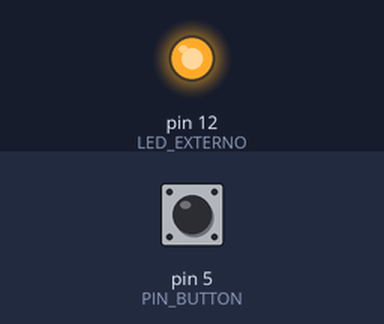
Recording of a sketch running on a simulated Arduino Uno, built with avr-gcc and run on an emulated ATmega328P. Parts: output pins drawn as LEDs (lit = HIGH). Inputs (shaded band) come from the test bench; at power-on: pin 5 (PIN_BUTTON) HIGH.

Above: at 1.2 s.
1.3 s: pin 5 (PIN_BUTTON) pulled LOW for 0.15 s
At 1.37 s:
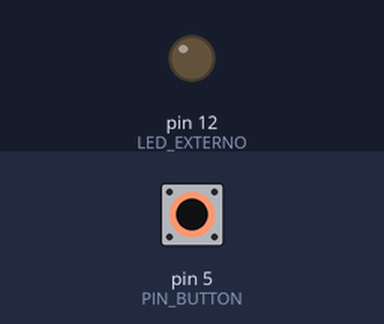
2.9 s: pin 5 (PIN_BUTTON) pulled LOW for 3.2 s
At 6.5 s:
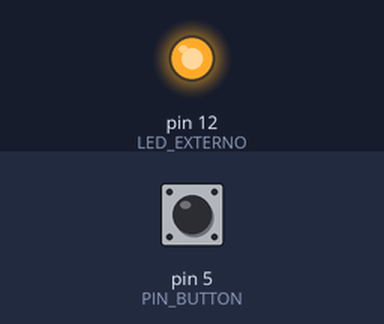
Timing chart, 0 to 8.0 s (numbered marks = the images above; inputs shaded):
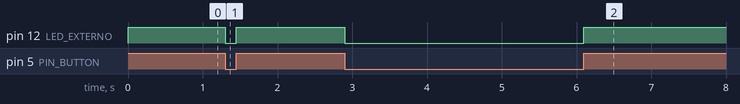

Measured:
- after the input at 1.3 s, pin 12 (LED_EXTERNO): HIGH → LOW at once, → HIGH 0.15 s later
- after the input at 2.9 s, pin 12 (LED_EXTERNO): HIGH → LOW at once, → HIGH 3.2 s later

The sketch:

Button_LED_Externo.ino
```cpp
int LED_EXTERNO = 12;
int PIN_BUTTON = 5;

void setup() {
  pinMode(LED_EXTERNO, OUTPUT);
  // Solo para botones, usamos el modo INPUT_PULLUP.
  pinMode(PIN_BUTTON, INPUT_PULLUP);
}

void loop() {
  // Usamos una variable para guardar el estado del boton.
  // Al estar dentro de un bloque, se llama variable local.
  // Se puede leer solo dentro del bloque en el que esta declarada.
  int button = digitalRead(PIN_BUTTON);

  digitalWrite(LED_EXTERNO, button);
  // digitalWrite(LED_EXTERNO, HIGH - button);
}
```
